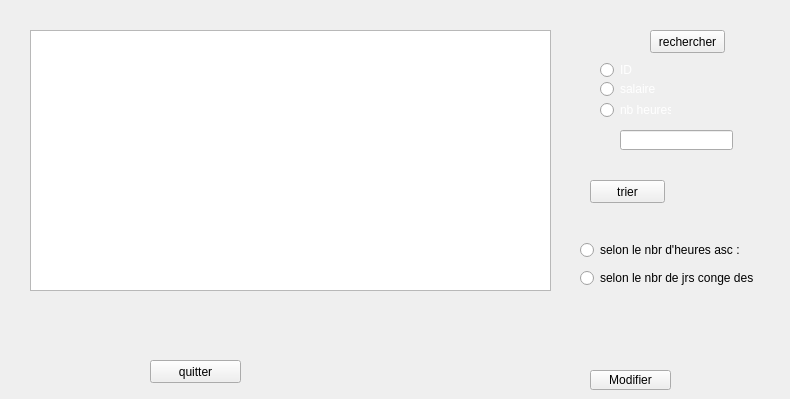
      <widget class="QWidget" name="tableposte">
       <attribute name="title">
        <string>consulter liste</string>
       </attribute>
       <widget class="QLineEdit" name="lineEdit_rechercher_2">
        <property name="geometry">
         <rect>
          <x>620</x>
          <y>130</y>
          <width>113</width>
          <height>20</height>
         </rect>
        </property>
        <property name="styleSheet">
         <string notr="true">font: 10pt &quot;MS Shell Dlg 2&quot;;</string>
        </property>
       </widget>
       <widget class="QRadioButton" name="radioButton_mdp_2">
        <property name="geometry">
         <rect>
          <x>600</x>
          <y>100</y>
          <width>71</width>
          <height>20</height>
         </rect>
        </property>
        <property name="styleSheet">
         <string notr="true">color: rgb(255, 255, 255);</string>
        </property>
        <property name="text">
         <string>nb heures</string>
        </property>
       </widget>
       <widget class="QPushButton" name="tri_button_2">
        <property name="geometry">
         <rect>
          <x>590</x>
          <y>180</y>
          <width>75</width>
          <height>23</height>
         </rect>
        </property>
        <property name="styleSheet">
         <string notr="true">QPushButton:hover{
	background-color: rgb(255, 0, 255);
}</string>
        </property>
        <property name="text">
         <string>trier</string>
        </property>
       </widget>
       <widget class="QRadioButton" name="radioButton_nom_2">
        <property name="geometry">
         <rect>
          <x>600</x>
          <y>80</y>
          <width>91</width>
          <height>18</height>
         </rect>
        </property>
        <property name="styleSheet">
         <string notr="true">color: rgb(255, 255, 255);
</string>
        </property>
        <property name="text">
         <string>salaire</string>
        </property>
       </widget>
       <widget class="QPushButton" name="pushButton_recherche_2">
        <property name="geometry">
         <rect>
          <x>650</x>
          <y>30</y>
          <width>75</width>
          <height>23</height>
         </rect>
        </property>
        <property name="text">
         <string>rechercher</string>
        </property>
       </widget>
       <widget class="QPushButton" name="modifier_button_2">
        <property name="geometry">
         <rect>
          <x>590</x>
          <y>370</y>
          <width>81</width>
          <height>20</height>
         </rect>
        </property>
        <property name="styleSheet">
         <string notr="true">QPushButton:hover{
	background-color: rgb(255, 0, 255);
}</string>
        </property>
        <property name="text">
         <string>Modifier</string>
        </property>
        <property name="checkable">
         <bool>true</bool>
        </property>
       </widget>
       <widget class="QRadioButton" name="radioButton_ID_2">
        <property name="geometry">
         <rect>
          <x>600</x>
          <y>60</y>
          <width>51</width>
          <height>20</height>
         </rect>
        </property>
        <property name="styleSheet">
         <string notr="true">color: rgb(255, 255, 255);</string>
        </property>
        <property name="text">
         <string>ID</string>
        </property>
       </widget>
       <widget class="QPushButton" name="quit_button_2">
        <property name="geometry">
         <rect>
          <x>150</x>
          <y>360</y>
          <width>91</width>
          <height>23</height>
         </rect>
        </property>
        <property name="styleSheet">
         <string notr="true">QPushButton:hover{
	background-color: rgb(255, 0, 255);
}</string>
        </property>
        <property name="text">
         <string>quitter</string>
        </property>
       </widget>
       <widget class="QTableView" name="tablepostee">
        <property name="geometry">
         <rect>
          <x>30</x>
          <y>30</y>
          <width>521</width>
          <height>261</height>
         </rect>
        </property>
       </widget>
       <widget class="QLabel" name="label_85">
        <property name="geometry">
         <rect>
          <x>674</x>
          <y>65</y>
          <width>61</width>
          <height>41</height>
         </rect>
        </property>
        <property name="styleSheet">
         <string notr="true">image: url(:/new/prefix1/img/rech.png);</string>
        </property>
        <property name="text">
         <string/>
        </property>
       </widget>
       <widget class="QLabel" name="label_86">
        <property name="geometry">
         <rect>
          <x>680</x>
          <y>170</y>
          <width>71</width>
          <height>41</height>
         </rect>
        </property>
        <property name="styleSheet">
         <string notr="true">image: url(:/new/prefix1/img/tri.png);</string>
        </property>
        <property name="text">
         <string/>
        </property>
       </widget>
       <widget class="QLabel" name="label_87">
        <property name="geometry">
         <rect>
          <x>680</x>
          <y>330</y>
          <width>55</width>
          <height>41</height>
         </rect>
        </property>
        <property name="styleSheet">
         <string notr="true">image: url(:/new/prefix1/img/modifier.png);</string>
        </property>
        <property name="text">
         <string/>
        </property>
       </widget>
       <widget class="QRadioButton" name="radioButton_des">
        <property name="geometry">
         <rect>
          <x>580</x>
          <y>270</y>
          <width>201</width>
          <height>16</height>
         </rect>
        </property>
        <property name="text">
         <string>selon le nbr de jrs conge des</string>
        </property>
       </widget>
       <widget class="QRadioButton" name="radioButto_h_asc">
        <property name="geometry">
         <rect>
          <x>580</x>
          <y>240</y>
          <width>181</width>
          <height>20</height>
         </rect>
        </property>
        <property name="text">
         <string>selon le nbr d'heures asc :</string>
        </property>
       </widget>
      </widget>
